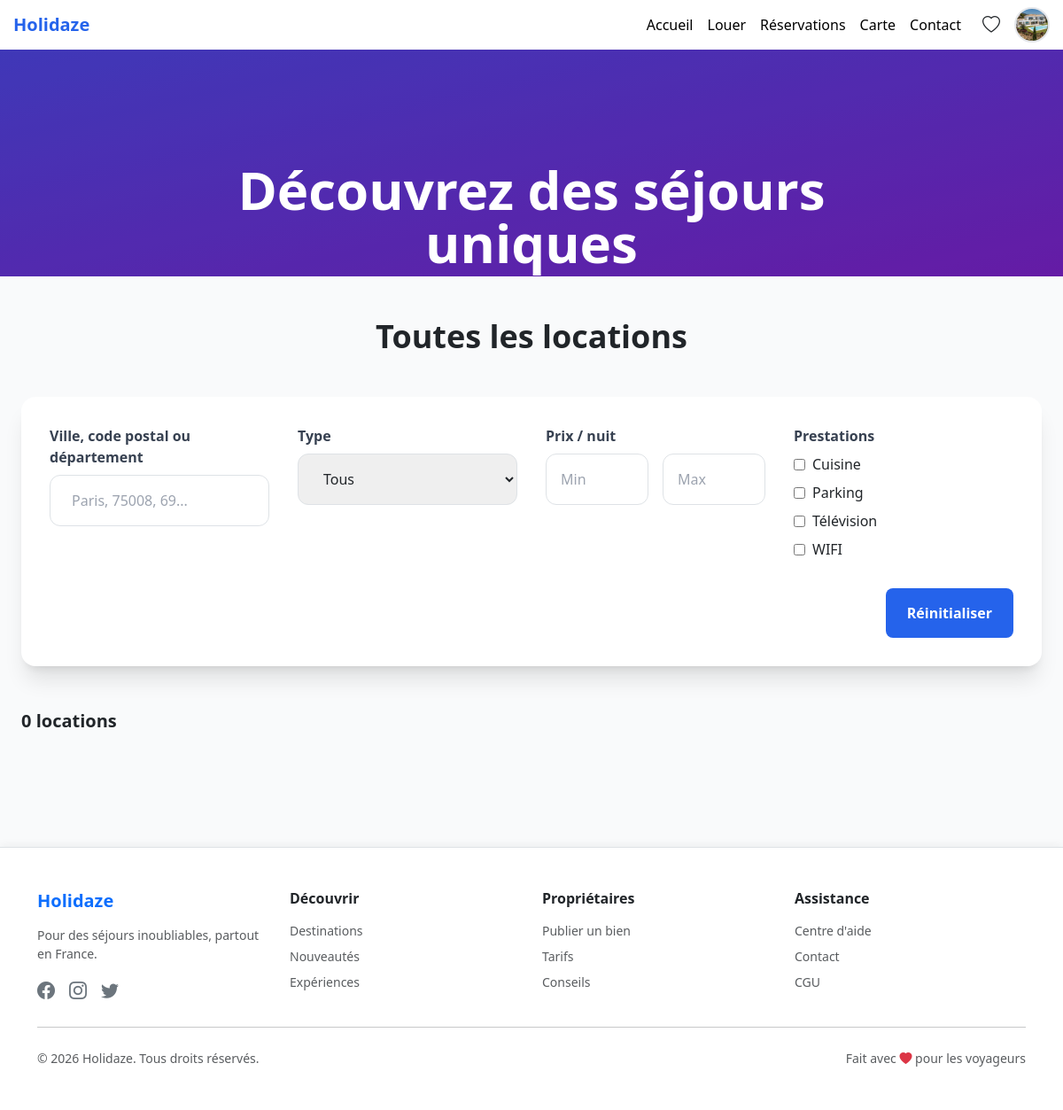
The page /Pages/index.php (signed in) on the database its author committed.
### tables this page shows
CREATE TABLE `prestation` (
  `id_prestation` int NOT NULL,
  `libelle_prestation` varchar(50) NOT NULL
);

### Pages/index.php (the view, shortened to what this page needs)
<?php
require_once '../include/db.php';
?>
<!DOCTYPE html>
<html lang="fr">
<head>
    <script src="https://cdn.tailwindcss.com"></script>
    <link rel="stylesheet" href="https://cdnjs.cloudflare.com/ajax/libs/font-awesome/6.5.0/css/all.min.css">
</head>
<body class="bg-gray-50">
<?php include '../Pages/header.php'; ?>
<section class="hero bg-gradient-to-br from-indigo-600 to-purple-700 text-white py-32 px-4 text-center relative overflow-hidden">
        <div class="absolute inset-0 bg-black opacity-20"></div>
        <div class="max-w-4xl mx-auto relative z-10">
            <h1 class="text-5xl md:text-6xl font-bold mb-4 leading-tight">Découvrez des séjours uniques</h1>
        </div>
    </section>
<section class="max-w-7xl mx-auto px-6 py-12">
    <h2 class="text-4xl font-bold text-center mb-12">Toutes les locations</h2>
    <div class="bg-white rounded-2xl shadow-xl p-8 mb-12">
        <div class="grid grid-cols-1 md:grid-cols-4 gap-8">
            <div>
                <label class="block font-bold mb-2 text-gray-700">Ville, code postal ou département</label>
                <div class="relative">
                    <input type="text" id="filter-commune" placeholder="Paris, 75008, 69..." autocomplete="off"
                           class="w-full px-4 py-3 border rounded-xl focus:ring-4 focus:ring-blue-200">
                </div>
            </div>
            <div>
                <label class="block font-bold mb-2 text-gray-700">Type</label>
                <select id="filter-type" class="w-full px-4 py-3 border rounded-xl">
                    <option value="">Tous</option>
                </select>
            </div>
            <div>
                <label class="block font-bold mb-2 text-gray-700">Prix / nuit</label>
                <div class="flex gap-3">
                    <input type="number" id="prix-min" placeholder="Min" class="w-full px-3 py-3 border rounded-xl">
                    <input type="number" id="prix-max" placeholder="Max" class="w-full px-3 py-3 border rounded-xl">
                </div>
            </div>
            <div>
                <label class="block font-bold mb-2 text-gray-700">Prestations</label>
                <div class="max-h-48 overflow-y-auto space-y-2">
                    <?php foreach ($pdo->query("SELECT id_prestation, libelle_prestation FROM prestation ORDER BY libelle_prestation")->fetchAll() as $p): ?>
                        <label class="flex items-center">
                            <input type="checkbox" value="<?= $p['id_prestation'] ?>" class="filter-prestation">
                            <span class="ml-2"><?= htmlspecialchars($p['libelle_prestation']) ?></span>
                        </label>
                    <?php endforeach; ?>
                </div>
            </div>
        </div>
        <div class="text-right mt-8">
            <button id="reset-filters" class="bg-blue-600 text-white px-6 py-3 rounded-lg font-bold hover:bg-blue-700 transition">Réinitialiser</button>
        </div>
    </div>
    <div class="flex items-center gap-4 mb-8">
        <div class="font-bold text-xl"><span id="nb-resultats">0</span> location<span id="plural">s</span></div>
    </div>
</section>
<?php include '../Pages/footer.php'; ?>
</body>
</html>

### Pages/footer.php (style rules this page uses)
html, body { height: 100%; display: flex; flex-direction: column; }

### rows shown on the page
prestation: libelle_prestation "Cuisine"
prestation: libelle_prestation "Parking"
prestation: libelle_prestation "Télévision"
prestation: libelle_prestation "WIFI"
